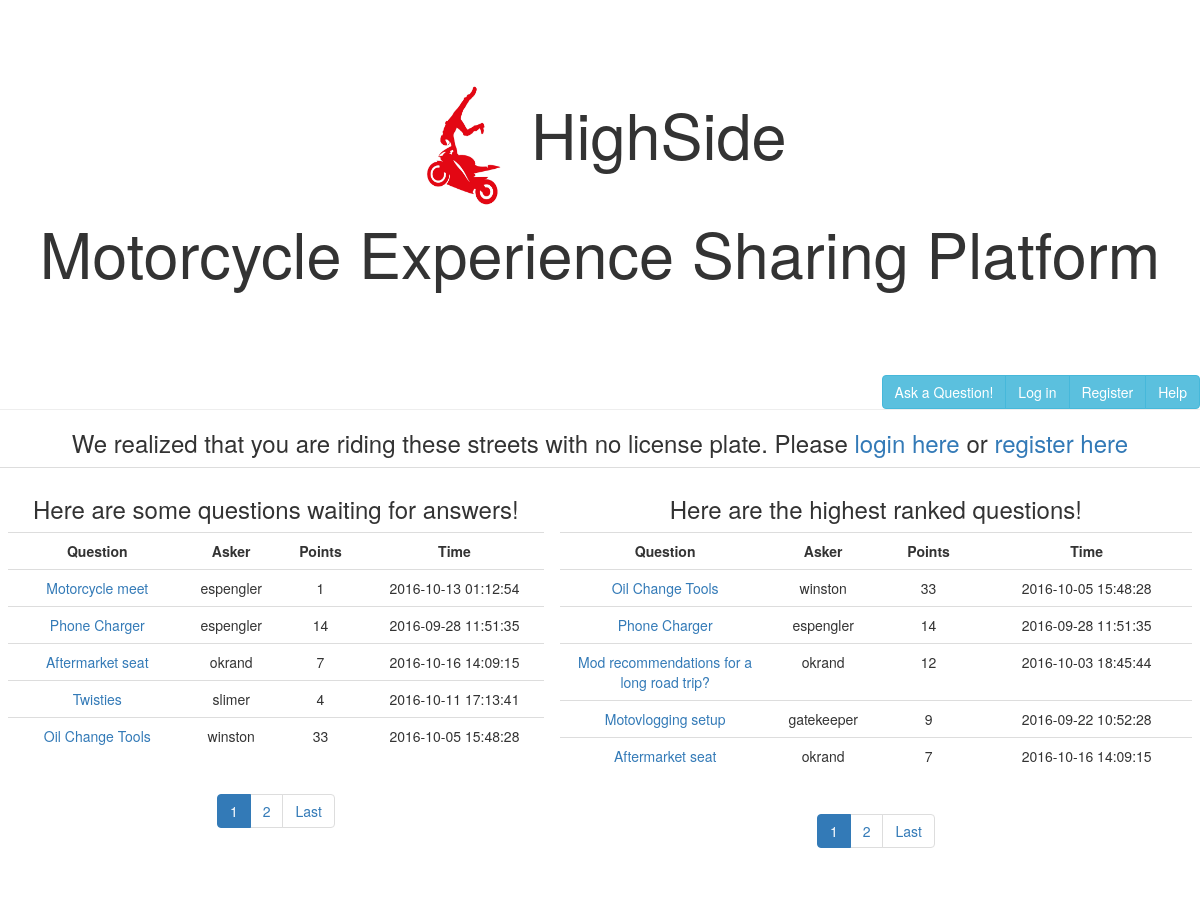
The page / on the database its author committed.
### tables this page shows
CREATE TABLE `QUESTIONS` (
  `ID` int(11) NOT NULL AUTO_INCREMENT,
  `ASKER_ID` int(11) NOT NULL,  
  `QUESTION_TITLE` VARCHAR(60) NOT NULL,
  `QUESTION_PHRASE` VARCHAR(500) NOT NULL,
  `DATE_ASKED` datetime NOT NULL ,
  `TAG1` VARCHAR(20) NOT NULL,
  `TAG2` VARCHAR(20),
  `TAG3` VARCHAR(20),
  `ANSWER_ID` int(11) NOT NULL DEFAULT '0',
  `POINTS` int(11) NOT NULL DEFAULT '0',
  `FROZEN` int(1) NOT NULL DEFAULT '0',
    PRIMARY KEY (`ID`)
);

CREATE TABLE `USERS` (
  `ID` int(11) NOT NULL AUTO_INCREMENT,
  `USERNAME` VARCHAR(20) NOT NULL,
  `PASSWORD` VARCHAR(100) NOT NULL,
  `KARMA_POINTS` int(11) NOT NULL DEFAULT '0',
  `LAST_ACTIVE` datetime NOT NULL,
  `E-MAIL` VARCHAR(50) NULL,
    PRIMARY KEY (`ID`)
);

### index.php (the view, shortened to what this page needs)
<?php
include_once "thingsandstuff.php";
?>
<!DOCTYPE html>
<html>
<head>
    <?php bringLibraries(); ?>
</head>
<body>
	<header class="jumbotron text-center" style="background-color:white;">
        <h1>
        <a href="index.php">
        <img src="highside-logo.jpg" alt="HighSide" style="width:100px;height:150px;">
        </a>
        HighSide<br>Motorcycle Experience Sharing Platform </h1>
	</header>
    <div class="topMenu">
                    <span class="btn-group pull-right" >
						<a href="ask.php" class="btn btn-info"> Ask a Question!</a>
                    <?php
                    if ($_SESSION["loggedIn"] != true){
                        echo '<a href="login.php" class="btn btn-info" role="button"> Log in</a>';
                        echo '<a href="register.php" class="btn btn-info" role="button"> Register</a>';
                    }
                    else{
                        echo '<a href="login.php" class="btn btn-info" role="button"> Log out</a>';
                    }
                    ?>
                        <a href="help.php" class="btn btn-info"> Help</a>
                    </span>
	</div>
    <hr style="clear:both;">
	<?php
	if ($_SESSION["loggedIn"] != true)
	{
		echo "<h3 class='text-center'>We realized that you are riding these streets with no license plate. Please ";
		echo '<a href="./login.php">login here</a>' . " or " . '<a href="./register.php">register here</a></h3>';
	}
	?>
        <table class="table">
        <tr><td>
        <header>
            <h3 class="text-center"> Here are some questions waiting for answers! </h3>
        </header>
        <div class="table-hover table-responsive">
         <table class="table">
             <tr><th class="col-sm-4 text-center">Question</th><th class="col-sm-2 text-center">Asker</th><th class="col-sm-2 text-center">Points</th><th class="col-sm-6 text-center">Time</th></tr>
             <?php
             $query1 = "SELECT COUNT(*) AS QCOUNT FROM QUESTIONS WHERE ANSWER_ID = 0;";
             $countresult = sqlcommand($query1, "SELECT");
             if ($countresult != "false"){
                 $countrow = $countresult->fetch_assoc();
                 $anscount = $countrow['QCOUNT'];
                 $numpages1 = $anscount / 5;
                 $numpages1 = ceil($numpages1);
             }
             if(isset($_GET['page1'])){
                 $page1 = $_GET['page1'];
                 if ($page1 > $numpages1 or $page1 < 1)
                     $page1 = 1;
             }
             else
                 $page1 = 1;
             $query = "SELECT * FROM QUESTIONS WHERE ANSWER_ID = 0 ORDER BY ID DESC LIMIT " . 5*($page1-1) .", " . 5 . ";";
             $sqlresults = sqlcommand($query, "SELECT");
                while($row = $sqlresults->fetch_assoc()){
                    $que = "SELECT USERNAME FROM USERS WHERE ID = " . $row["ASKER_ID"] . ";";
                    $uname = sqlcommand($que, "SELECT");
                    $uname = $uname->fetch_assoc();
                    echo "<tr><td class='col-sm-4 text-center'> <a href = 'question.php?QN=".$row["ID"]."'>" . $row["QUESTION_TITLE"] . "</a> <td class='col-sm-2 text-center'>" . $uname["USERNAME"] . "<td class='col-sm-2 text-center'>" . $row["POINTS"] . "</td> <td class='col-sm-6 text-center'>" . $row["DATE_ASKED"] . "\n";
                }
             ?>
        </table>
            <?php
        if (isset($numpages1)){
            echo '<div class="text-center">
            <ul id="pagin1" class="center pagination">';
            for($i = max(1, $page1 - 2); $i <= min($page1 + 2, $numpages1); $i++){
                if ($i != $page1){
                    if (isset($_GET['page2']))
                        echo '<li><a href="index.php?page2=' . $_GET['page2'] . '&page1=' . $i .'">'. $i .'</a></li>';
                    else
                        echo '<li><a href="index.php?page1=' . $i .'">'. $i .'</a></li>';
                }
                else
                    echo '<li class="page-item active"><a href="">'. $i .'</a></li>';
            }
            if ($page1 != $numpages1){
                if (isset($_GET['page2']))
                     echo '<li><a href="index.php?page2=' . $_GET['page2'] . '&page1='.$numpages1.'">Last</a></li>';
                else
                    echo '<li><a href="index.php?page1='.$numpages1.'">Last</a></li>';
            }
            echo '</ul></div>';
        }
        ?>
    </div>
    </td>
        <td>
        <header>
            <h3 class="text-center"> Here are the highest ranked questions! </h3>
        </header>
        <div class="table-hover table-responsive">
         <table class="table">
             <tr><th class="col-sm-4 text-center">Question</th><th class="col-sm-2 text-center">Asker</th><th class="col-sm-2 text-center">Points</th><th class="col-sm-6 text-center">Time</th></tr>
             <?php
             $query1 = "SELECT COUNT(*) AS QCOUNT FROM QUESTIONS WHERE ANSWER_ID = 0;";
             $countresult = sqlcommand($query1, "SELECT");
             if ($countresult != "false"){
                 $countrow = $countresult->fetch_assoc();
                 $anscount = $countrow['QCOUNT'];
                 $numpages2 = $anscount / 5;
                 $numpages2 = ceil($numpages2);
             }
             if(isset($_GET['page2'])){
                $page2 = $_GET['page2'];
                if ($page2 > $numpages2 or $page2 < 1)
                    $page2 = 1;
             }
             else
                 $page2 = 1;
             $query = "SELECT * FROM QUESTIONS ORDER BY POINTS DESC LIMIT " . 5*($page2-1) .", " . 5 . ";";
             $sqlresults = sqlcommand($query, "SELECT");
                while($row = $sqlresults->fetch_assoc()) {
                    $que = "SELECT USERNAME FROM USERS WHERE ID = " . $row["ASKER_ID"] . ";";
                    $uname = sqlcommand($que, "SELECT");
                    $uname = $uname->fetch_assoc();
                    echo "<tr><td class='col-sm-4 text-center'> <a href = 'question.php?QN=".$row["ID"]."'>" . $row["QUESTION_TITLE"] . "</a> <td class='col-sm-2 text-center'>" . $uname["USERNAME"] . " <td class='col-sm-2 text-center'>" . $row["POINTS"] . "</td>  <td class='col-sm-6 text-center'>" . $row["DATE_ASKED"] . "\n";
                }
             ?>
        </table>
            <?php
        if (isset($numpages2)){
            echo '<div class="text-center">
            <ul id="pagin2" class="center pagination">';
            for($i = max(1, $page2 - 2); $i <= min($page2 + 2, $numpages2); $i++){
                if ($i != $page2){
                    if (isset($_GET['page1']))
                        echo '<li><a href="index.php?page1=' . $_GET['page1'] . '&page2=' . $i .'">'. $i .'</a></li>';
                    else
                        echo '<li><a href="index.php?page2=' . $i .'">'. $i .'</a></li>';
                }
                else
                    echo '<li class="page-item active"><a href="">'. $i .'</a></li>';
            }
            if ($page2 != $numpages2){
                if (isset($_GET['page1']))
                    echo '<li><a href="index.php?page1=' . $_GET['page1'] . '&page2='.$numpages2.'">Last</a></li>';
                else
                    echo '<li><a href="index.php?page2='.$numpages2.'">Last</a></li>';
            }
            echo '</ul></div>';
        }
        ?>
    </div>
    </td>
    </tr>
    </table>
</body>
</html>

### thingsandstuff.php (shortened to what this page needs)
<?php
function bringLibraries(){
    echo '
    <link rel="stylesheet" href="https://maxcdn.bootstrapcdn.com/bootstrap/3.3.7/css/bootstrap.min.css">
    <script src="https://ajax.googleapis.com/ajax/libs/jquery/1.12.4/jquery.min.js"></script>
    <link rel="stylesheet" href="http://cdn.datatables.net/1.10.2/css/jquery.dataTables.min.css">
    <script type="text/javascript" src="http://cdn.datatables.net/1.10.2/js/jquery.dataTables.min.js"></script>
    <script src="https://maxcdn.bootstrapcdn.com/bootstrap/3.3.7/js/bootstrap.min.js"></script>
    <link rel="stylesheet" type="text/css" href="style.css">
    <link href="http://cdnjs.cloudflare.com/ajax/libs/summernote/0.8.2/summernote.css" rel="stylesheet">
    <script src="http://cdnjs.cloudflare.com/ajax/libs/summernote/0.8.2/summernote.js"></script>
    <script>
function showResult(str) {
  if (str.length==0) {
    document.getElementById("usersearch").innerHTML="";
    document.getElementById("usersearch").style.border="0px";
    return;
  }
  if (window.XMLHttpRequest) {
    // code for IE7+, Firefox, Chrome, Opera, Safari
    xmlhttp=new XMLHttpRequest();
  } else {  // code for IE6, IE5
    xmlhttp=new ActiveXObject("Microsoft.XMLHTTP");
  }
  xmlhttp.onreadystatechange=function() {
    if (this.readyState==4 && this.status==200) {
      document.getElementById("usersearch").innerHTML=this.responseText;
      document.getElementById("usersearch").style.border="1px solid #A5ACB2";
    }
  }
  xmlhttp.open("GET","usersearch.php?q="+str,true);
  xmlhttp.send();
}
</script>
  ';
}
function sqlcommand($query, $qtype){
    $servername = "localhost";
    $dbusername = "admin";
    $dbpassword = "M0n@rch$";
    $dbname = "HighSide";
    $conn = new mysqli($servername, $dbusername, $dbpassword, $dbname);
    $result = $conn->query($query);
    if ($qtype == "SELECT"){
        if ($result->num_rows > 0 ){
            return $result;
        }
        else
            return false;
    }
    else{
            return true;
    }
}
?>

### rows shown on the page
questions: QUESTION_TITLE "Motorcycle meet", users.USERNAME "espengler", POINTS "1", DATE_ASKED "2016-10-13 01:12:54"
questions: QUESTION_TITLE "Phone Charger", users.USERNAME "espengler", POINTS "14", DATE_ASKED "2016-09-28 11:51:35"
questions: QUESTION_TITLE "Aftermarket seat", users.USERNAME "okrand", POINTS "7", DATE_ASKED "2016-10-16 14:09:15"
questions: QUESTION_TITLE "Twisties", users.USERNAME "slimer", POINTS "4", DATE_ASKED "2016-10-11 17:13:41"
questions: QUESTION_TITLE "Oil Change Tools", users.USERNAME "winston", POINTS "33", DATE_ASKED "2016-10-05 15:48:28"
questions: QUESTION_TITLE "Mod recommendations for a long road trip?", users.USERNAME "okrand", POINTS "12", DATE_ASKED "2016-10-03 18:45:44"
questions: QUESTION_TITLE "Motovlogging setup", users.USERNAME "gatekeeper", POINTS "9", DATE_ASKED "2016-09-22 10:52:28"
